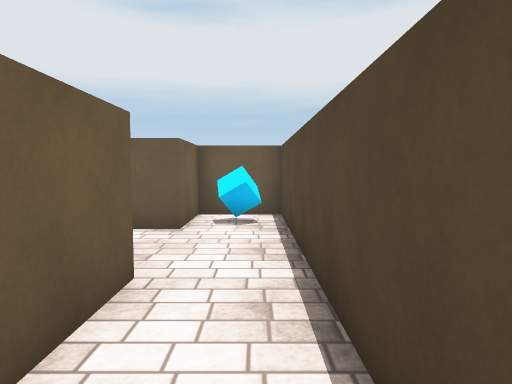
View 1 (above)

16 first-person views from a walk through a 3-D level made in the Unity game engine. The camera is 1.4 m above the floor, tilts 4° down and sees 75° across. The floor is counted in squares, 1 m on a side. Each view is taken from the middle of a square. On the plan, view 1 faces up. The plan holds only what a view shows up to about 15 squares ahead; the rest is blank. The place goes on beyond the plan. The player character is not drawn. Surface patterns are stand-ins for the level's own textures.

View 2
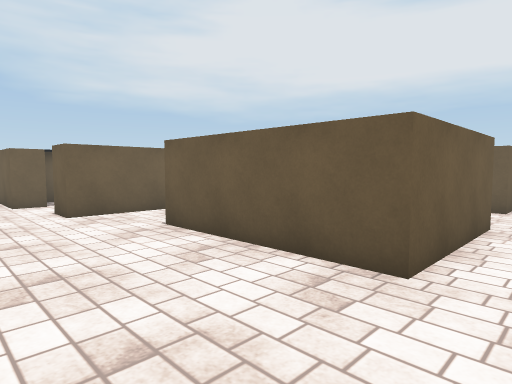

View 3
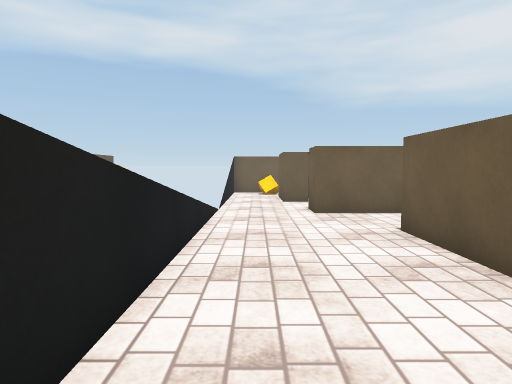

View 4
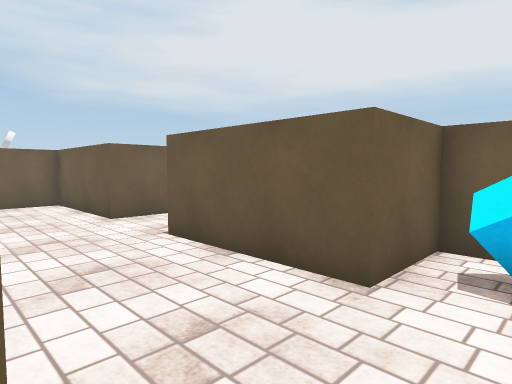

View 5
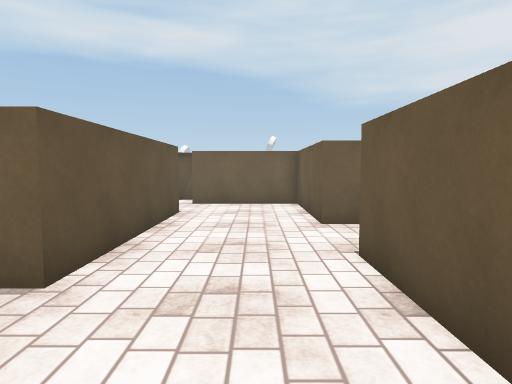

View 6
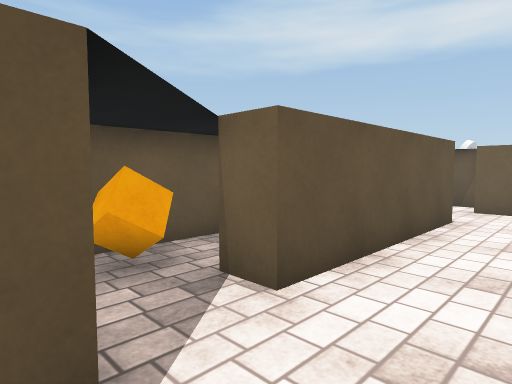

View 7
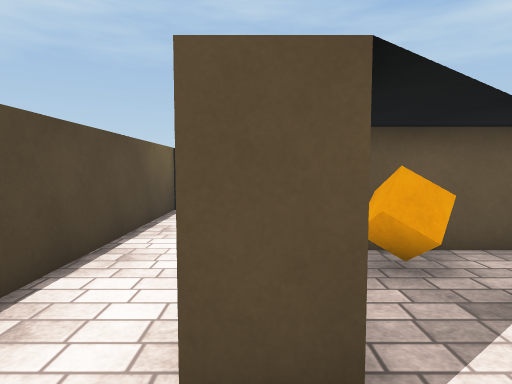

View 8
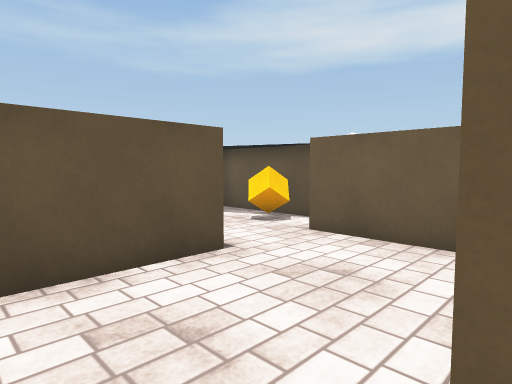

View 9
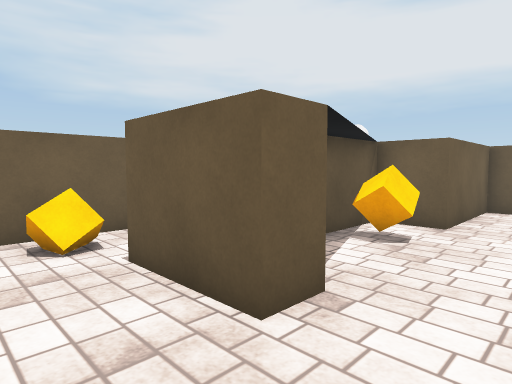

View 10
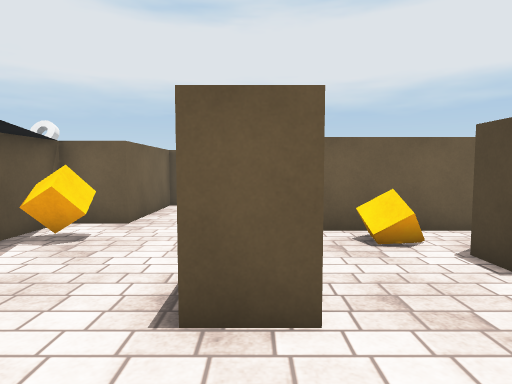

View 11
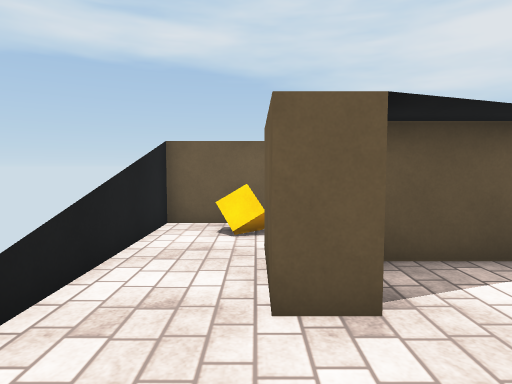

View 12
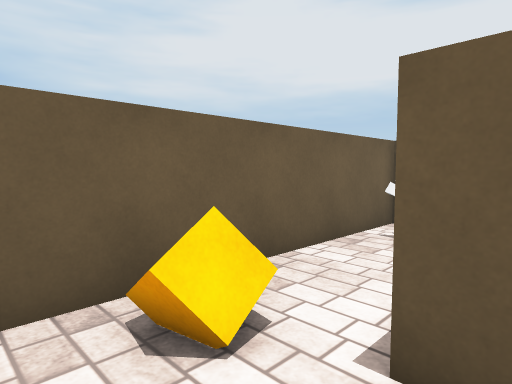

View 13
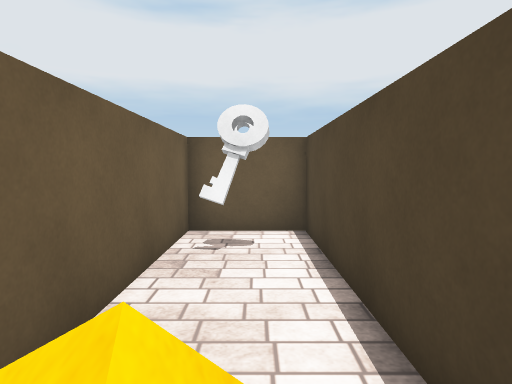

View 14
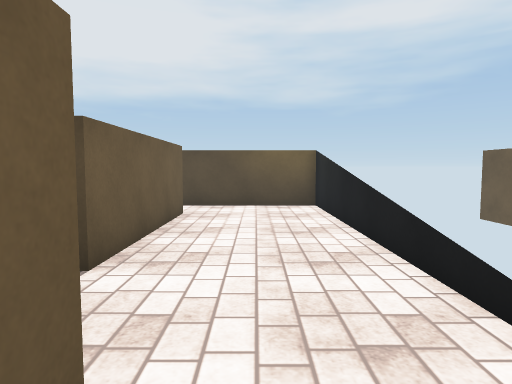

View 15
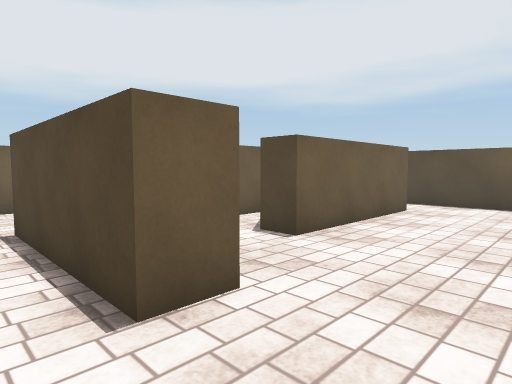

View 16
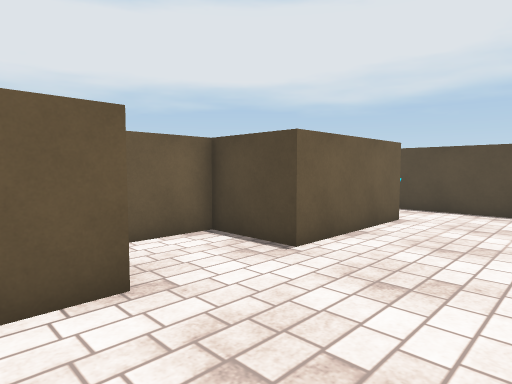

### Floor plan
Points are (right, up) in squares from view 1. A wall is a line through its corners. A room is listed if a view was taken in it or the views show most of it. See-through windows are left out.
Room 1 (views 1, 2, 3, 4, 5, 6, 7, 8, 9, 10, 11, 12, 13, 14, 15, 16)
walls: (-6.6, 0.3) (-3.9, 0.3); (-10.4, 1) (-10.4, -2.2) (-11.7, -2.2) (-11.7, 3.5) (-4.8, 3.5) (-4.8, 2.4); (-5.2, 2.5) (-9.5, 2.5); (-2.6, 4.2) (-1.6, 4.2) (-1.6, -0.7) (-7.5, -0.7) (-7.5, 0.4); (-8.1, -5.3) (0.8, -5.3) (0.8, 10.1) (-1.8, 10.1) (-1.8, 7.7) (-6.3, 7.7) (-6.3, 10.1) (-8.4, 10.1); (-14.1, -1.8) (-14.1, -2.8) (-16.9, -2.8) (-16.9, 3.5) (-19.5, 3.5) (-19.5, -5.3) (-13.9, -5.3); (-9.4, 9.5) (-9.4, 7.7) (-14.3, 7.7) (-14.3, 3.5) (-16, 3.5) (-16, -1.8)
objects: other object (-19, -3) to (-18, -3); other object (-15, 1) to (-15, 2); other object (-8, 1) to (-8, 2); other object (-4, 1) to (-4, 2); cube (-1, 9) to (0, 9)

Positions as (right, up) in squares from view 1, and headings:
1: (0, 0), facing up
2: (0, -5), facing up-left
3: (0, -4), facing left
4: (0, 4), facing up-left
5: (-1, 6), facing left
6: (-2, 6), facing down-left
7: (-2, 6), facing down
8: (-8, 8), facing down-left
9: (-12, -5), facing up-left
10: (-11, -5), facing up
11: (-11, -3), facing left
12: (-16, -5), facing up-left
13: (-18, -4), facing up
14: (-12, -3), facing right
15: (-13, -5), facing up-right
16: (-11, 4), facing up-right
